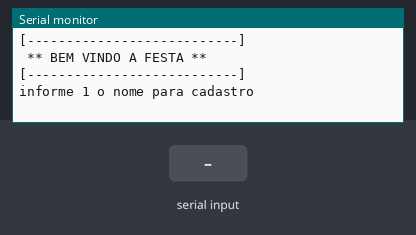
Bench run of a sketch on a simulated Arduino Uno, built with avr-gcc and run on an emulated ATmega328P. On the bench: the last lines printed to the serial monitor. Inputs (shaded band) come from the test bench.

Above: at 1.2 s.
1.3 s: "90,45\n" received over Serial
At 3.2 s:
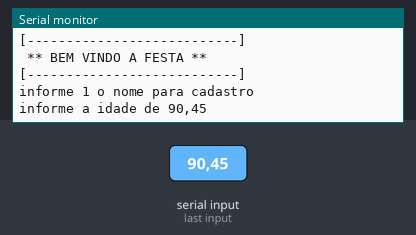
3.8 s: "30,150\n" received over Serial
At 4.2 s:
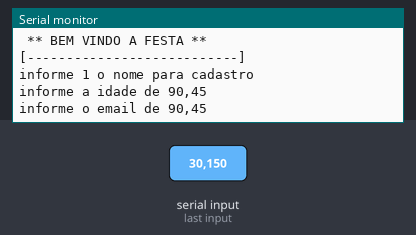
5.3 s: "5\n" received over Serial
At 7.3 s:
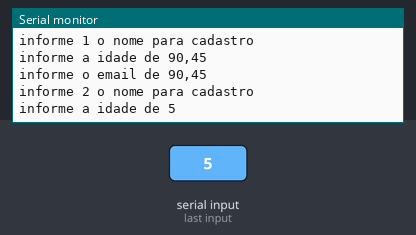
7.8 s: "90\n" received over Serial
At 8.5 s:
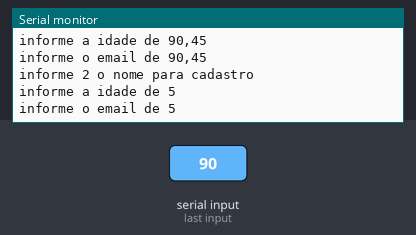

The sketch:

cadastro_de_convidados_vetores1__1_.ino
```cpp
// C++ code
//variaveis globais
/*
  cria cada vetor temanho 4,
  fazendo parte do mesmo cadastro
*/
int qtdCadastro = 4;
String convidados[4];
int idadeConvidados[4]; //camel case
String emailConvidados[4];

//funções
void desenhaCabecalho()
{
  Serial.println("[---------------------------]");
  Serial.println(" ** BEM VINDO A FESTA ** ");
  Serial.println("[---------------------------]");
  Serial.println();
}

void setup()
{
 Serial.begin(9600);//inicia a comunicação serial
}

void loop()
{
  // fazer um cabeçalho bonitinho para o programa
  desenhaCabecalho(); //chama a funcao para desenha o cabeçalho
  //cadastrar os dados
  for(int i = 0; i < 4; i++)
  {
  //solicitar o nome do usuario
  Serial.println("informe " +String(i + 1)+ " o nome para cadastro");
  while(!Serial.available());
  convidados[i] =Serial.readString();
  Serial.println();

  // solicitar a idade
    Serial.println("informe a idade de " + convidados[i]);
  while(!Serial.available());
  idadeConvidados[i] =Serial.parseInt();
    Serial.println();

  //solicitar o email
  Serial.println("informe o email de " + convidados[i]);
  while(!Serial.available());
  emailConvidados[i] =Serial.readString();
  Serial.println();
  }//fim do for

   //criar um for
  //exibir com o print cada um doas arrys
  //pular uma linha
  //exibir a lista de convidados
  //obs: so vai na festa quem for maior de idade>= 18
  Serial.println(" ! exibindo convidados eleitos para a festa ! ");
  Serial.println();
  for(int i = 0; i <4; i++)
  {
    if(idadeConvidados[i] >= 18)
    {
   Serial.println("nome: " + convidados[i]);
   Serial.println("idade: " + String(idadeConvidados[i]));
   Serial.println("email: " + emailConvidados[i]);
   Serial.println("permissao para a festa: " + String(idadeConvidados[i] >= 18 ? "OK": "MENOR DE IDADE"));

   Serial.println("---------------");
   Serial.println();
    } //fim do if
  }//fim do for
  Serial.println();

  delay(2000);
}
```

Measured:
- after the input at 1.3 s, the serial monitor: prints a new line after 1.0 s (image 1)
- after the input at 3.8 s, the serial monitor: prints a new line at once (image 2)
- after the input at 5.3 s, the serial monitor: prints a new line after 1.0 s (image 3)
- after the input at 7.8 s, the serial monitor: prints a new line at once (image 4)
